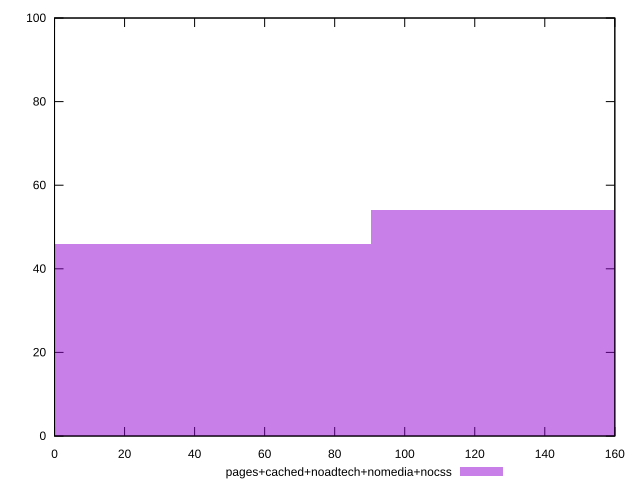

This chart was generated by the following gnuplot code:
reset

$pagesCachedNoadtechNomediaNocss <<EOF
0 46
180.69052380848123 54
EOF

set key outside below
set boxwidth 180.69052380848123
set xrange [0:160]
set yrange [0:100]
set trange [0:100]
set style fill transparent solid 0.5 noborder
set terminal svg size 640, 490 enhanced background rgb 'white'
set output "report_00015_2021-02-09T16-11-33.973Z/unminified-javascript/comparison/histogram/4_vs_5.svg"

plot $pagesCachedNoadtechNomediaNocss title "pages+cached+noadtech+nomedia+nocss" with boxes

reset
